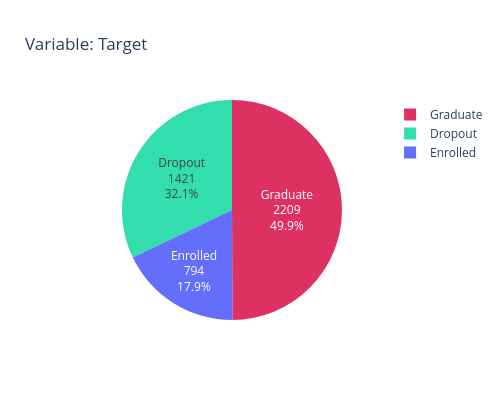
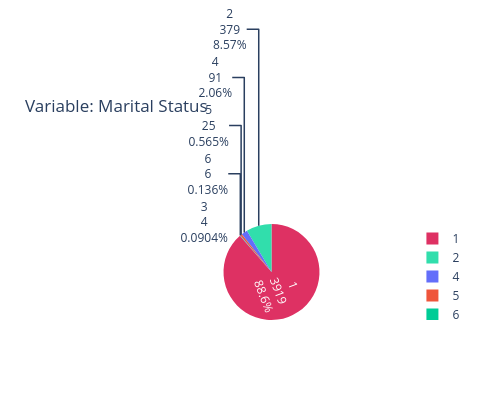
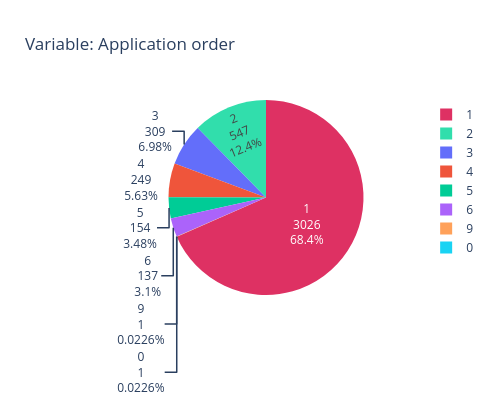
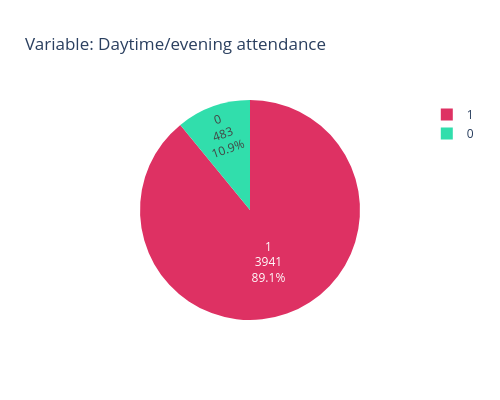

Notebook cell for these charts, in order:
### Code cell
analisis_students.plot_cat()

### Figure 1 — Plotly figure (JSON) as saved in the notebook; plotly's stock layout.template omitted (floating-point values rounded to 4 significant figures)
{"data": [{"labels": ["Graduate", "Dropout", "Enrolled"], "marker": {"colors": ["#de3163", "#31deac"]}, "textinfo": "label+value+percent", "type": "pie", "values": [2209, 1421, 794]}], "layout": {"height": 400, "title": {"text": "Variable: Target"}, "width": 500}}

### Figure 2 — Plotly figure (JSON) as saved in the notebook; plotly's stock layout.template omitted (floating-point values rounded to 4 significant figures)
{"data": [{"labels": ["1", "2", "4", "5", "6", "3"], "marker": {"colors": ["#de3163", "#31deac"]}, "textinfo": "label+value+percent", "type": "pie", "values": [3919, 379, 91, 25, 6, 4]}], "layout": {"height": 400, "title": {"text": "Variable: Marital Status"}, "width": 500}}

### Figure 3 — Plotly figure (JSON) as saved in the notebook; plotly's stock layout.template omitted (floating-point values rounded to 4 significant figures)
{"data": [{"labels": ["1", "2", "3", "4", "5", "6", "9", "0"], "marker": {"colors": ["#de3163", "#31deac"]}, "textinfo": "label+value+percent", "type": "pie", "values": [3026, 547, 309, 249, 154, 137, 1, 1]}], "layout": {"height": 400, "title": {"text": "Variable: Application order"}, "width": 500}}

### Figure 4 — Plotly figure (JSON) as saved in the notebook; plotly's stock layout.template omitted (floating-point values rounded to 4 significant figures)
{"data": [{"labels": ["1", "0"], "marker": {"colors": ["#de3163", "#31deac"]}, "textinfo": "label+value+percent", "type": "pie", "values": [3941, 483]}], "layout": {"height": 400, "title": {"text": "Variable: Daytime/evening attendance"}, "width": 500}}
